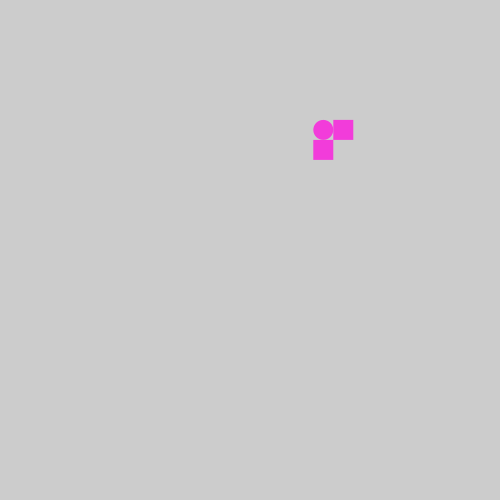
Frame 1 (no input)
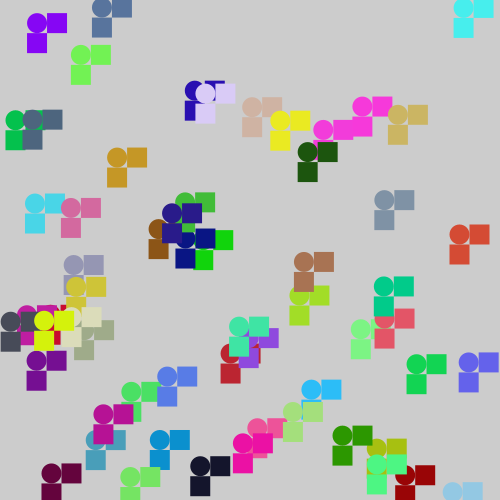
Frame 60 (the mouse pressed at the canvas centre just before this capture)
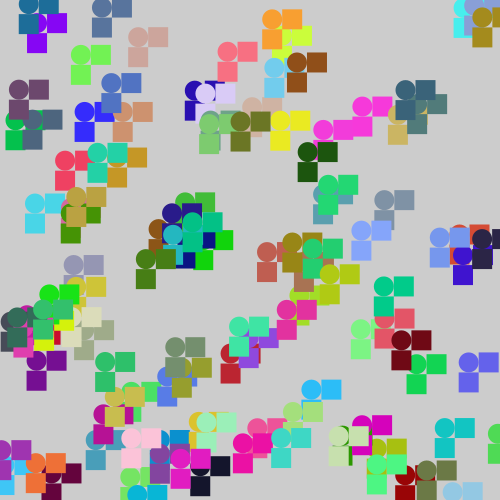
Frame 120 (the mouse held since frame 60 and released just before this capture)

The Processing sketch that drew these frames (run headless with seeded random() and noise(); from frame 60 on, the mouse is pressed at the canvas centre):

// Processing sketch: sketch_02_07_18_notes
// ── sketch_02_07_18_notes.pde
void setup() {
  size(500, 500);

  noStroke();

  frameRate(60);
}

void draw() {

  //To create a variable, you have to give it a TYPE, a NAME, and a VALUE 

  float x = random(width);

  float y = random(height);

  float red = random(255);

  float green = random(255);

  float blue = random(255);

  println(x);


  fill(red, green, blue);
  ellipse(x, y, 20, 20);


  fill(red, green, blue);
  rect(x+10, y-10, 20, 20);

  fill(red, green, blue);
  rect(x-10, y+10, 20, 20);
}
